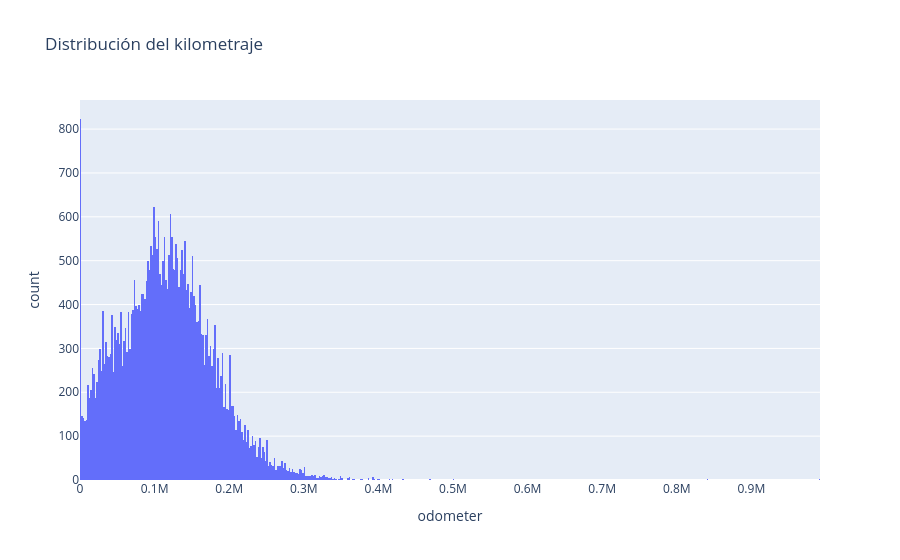

This figure's notebook cell:
### Code cell
fig = px.histogram(
    clean_data,
    x="odometer",
    title="Distribución del kilometraje",
)

fig.show()

### Figure 1 — Plotly figure (JSON) as saved in the notebook; plotly's stock layout.template omitted (floating-point values rounded to 4 significant figures; data arrays with more than 128 entries replaced by an {"elided": "..."} marker saying what was removed)
{"data": [{"bingroup": "x", "hovertemplate": "odometer=%{x}<br>count=%{y}<extra></extra>", "legendgroup": "", "marker": {"color": "#636efa", "pattern": {"shape": ""}}, "name": "", "orientation": "v", "showlegend": false, "type": "histogram", "x": {"elided": "40563 float values"}, "xaxis": "x", "yaxis": "y"}], "layout": {"barmode": "relative", "legend": {"tracegroupgap": 0}, "title": {"text": "Distribución del kilometraje"}, "xaxis": {"anchor": "y", "domain": [0, 1], "title": {"text": "odometer"}}, "yaxis": {"anchor": "x", "domain": [0, 1], "title": {"text": "count"}}}}
